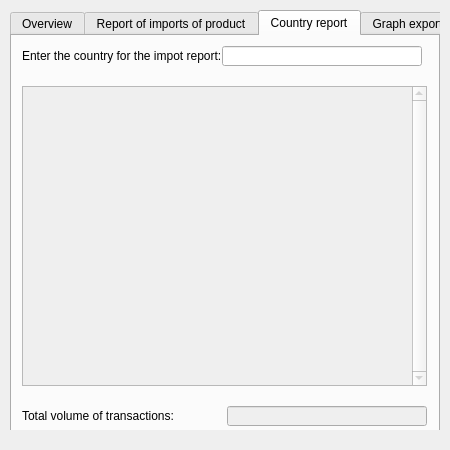
<?xml version="1.0" encoding="UTF-8"?>
<ui version="4.0">
 <class>MainWindow</class>
 <widget class="QMainWindow" name="MainWindow">
  <property name="geometry">
   <rect>
    <x>0</x>
    <y>0</y>
    <width>450</width>
    <height>450</height>
   </rect>
  </property>
  <property name="minimumSize">
   <size>
    <width>450</width>
    <height>450</height>
   </size>
  </property>
  <property name="maximumSize">
   <size>
    <width>450</width>
    <height>450</height>
   </size>
  </property>
  <property name="baseSize">
   <size>
    <width>450</width>
    <height>450</height>
   </size>
  </property>
  <property name="windowTitle">
   <string>Practice 3</string>
  </property>
  <widget class="QWidget" name="centralWidget">
   <widget class="QTabWidget" name="tabBarMain">
    <property name="geometry">
     <rect>
      <x>10</x>
      <y>10</y>
      <width>430</width>
      <height>430</height>
     </rect>
    </property>
    <property name="minimumSize">
     <size>
      <width>430</width>
      <height>430</height>
     </size>
    </property>
    <property name="maximumSize">
     <size>
      <width>430</width>
      <height>430</height>
     </size>
    </property>
    <property name="baseSize">
     <size>
      <width>430</width>
      <height>430</height>
     </size>
    </property>
    <property name="layoutDirection">
     <enum>Qt::LeftToRight</enum>
    </property>
    <property name="tabPosition">
     <enum>QTabWidget::North</enum>
    </property>
    <property name="currentIndex">
     <number>2</number>
    </property>
    <property name="iconSize">
     <size>
      <width>16</width>
      <height>16</height>
     </size>
    </property>
    <property name="usesScrollButtons">
     <bool>false</bool>
    </property>
    <widget class="QWidget" name="tabOverview">
     <attribute name="title">
      <string>Overview</string>
     </attribute>
     <widget class="QTableView" name="tblMainOverview">
      <property name="geometry">
       <rect>
        <x>10</x>
        <y>10</y>
        <width>405</width>
        <height>350</height>
       </rect>
      </property>
      <property name="minimumSize">
       <size>
        <width>405</width>
        <height>350</height>
       </size>
      </property>
      <property name="maximumSize">
       <size>
        <width>405</width>
        <height>350</height>
       </size>
      </property>
      <property name="baseSize">
       <size>
        <width>405</width>
        <height>350</height>
       </size>
      </property>
      <property name="verticalScrollBarPolicy">
       <enum>Qt::ScrollBarAlwaysOn</enum>
      </property>
      <property name="horizontalScrollBarPolicy">
       <enum>Qt::ScrollBarAlwaysOff</enum>
      </property>
      <property name="alternatingRowColors">
       <bool>true</bool>
      </property>
      <property name="selectionMode">
       <enum>QAbstractItemView::SingleSelection</enum>
      </property>
      <property name="selectionBehavior">
       <enum>QAbstractItemView::SelectRows</enum>
      </property>
      <property name="sortingEnabled">
       <bool>true</bool>
      </property>
      <attribute name="horizontalHeaderDefaultSectionSize">
       <number>70</number>
      </attribute>
      <attribute name="horizontalHeaderHighlightSections">
       <bool>false</bool>
      </attribute>
      <attribute name="horizontalHeaderMinimumSectionSize">
       <number>50</number>
      </attribute>
      <attribute name="horizontalHeaderStretchLastSection">
       <bool>true</bool>
      </attribute>
      <attribute name="verticalHeaderMinimumSectionSize">
       <number>30</number>
      </attribute>
     </widget>
     <widget class="QLabel" name="lblExportLeadingCountry">
      <property name="geometry">
       <rect>
        <x>15</x>
        <y>370</y>
        <width>250</width>
        <height>20</height>
       </rect>
      </property>
      <property name="minimumSize">
       <size>
        <width>250</width>
        <height>20</height>
       </size>
      </property>
      <property name="maximumSize">
       <size>
        <width>250</width>
        <height>20</height>
       </size>
      </property>
      <property name="baseSize">
       <size>
        <width>250</width>
        <height>20</height>
       </size>
      </property>
      <property name="text">
       <string>Leading exporter:</string>
      </property>
     </widget>
     <widget class="QLineEdit" name="outExportLeadingCountry">
      <property name="enabled">
       <bool>false</bool>
      </property>
      <property name="geometry">
       <rect>
        <x>215</x>
        <y>370</y>
        <width>200</width>
        <height>20</height>
       </rect>
      </property>
      <property name="minimumSize">
       <size>
        <width>200</width>
        <height>20</height>
       </size>
      </property>
      <property name="maximumSize">
       <size>
        <width>200</width>
        <height>20</height>
       </size>
      </property>
      <property name="baseSize">
       <size>
        <width>200</width>
        <height>20</height>
       </size>
      </property>
      <property name="cursor">
       <cursorShape>ArrowCursor</cursorShape>
      </property>
      <property name="mouseTracking">
       <bool>false</bool>
      </property>
      <property name="focusPolicy">
       <enum>Qt::NoFocus</enum>
      </property>
      <property name="acceptDrops">
       <bool>false</bool>
      </property>
      <property name="maxLength">
       <number>40</number>
      </property>
      <property name="alignment">
       <set>Qt::AlignCenter</set>
      </property>
      <property name="readOnly">
       <bool>true</bool>
      </property>
     </widget>
    </widget>
    <widget class="QWidget" name="tabImportProductReport">
     <attribute name="title">
      <string>Report of imports of product</string>
     </attribute>
     <widget class="QLineEdit" name="iptImportProductReport">
      <property name="enabled">
       <bool>true</bool>
      </property>
      <property name="geometry">
       <rect>
        <x>210</x>
        <y>10</y>
        <width>200</width>
        <height>20</height>
       </rect>
      </property>
      <property name="minimumSize">
       <size>
        <width>200</width>
        <height>20</height>
       </size>
      </property>
      <property name="maximumSize">
       <size>
        <width>200</width>
        <height>20</height>
       </size>
      </property>
      <property name="baseSize">
       <size>
        <width>200</width>
        <height>20</height>
       </size>
      </property>
      <property name="cursor">
       <cursorShape>ArrowCursor</cursorShape>
      </property>
      <property name="mouseTracking">
       <bool>true</bool>
      </property>
      <property name="focusPolicy">
       <enum>Qt::StrongFocus</enum>
      </property>
      <property name="acceptDrops">
       <bool>true</bool>
      </property>
      <property name="maxLength">
       <number>40</number>
      </property>
      <property name="alignment">
       <set>Qt::AlignLeading|Qt::AlignLeft|Qt::AlignVCenter</set>
      </property>
      <property name="dragEnabled">
       <bool>true</bool>
      </property>
      <property name="readOnly">
       <bool>false</bool>
      </property>
      <property name="clearButtonEnabled">
       <bool>true</bool>
      </property>
     </widget>
     <widget class="QTableView" name="tblImportProductReport">
      <property name="enabled">
       <bool>false</bool>
      </property>
      <property name="geometry">
       <rect>
        <x>10</x>
        <y>50</y>
        <width>405</width>
        <height>300</height>
       </rect>
      </property>
      <property name="minimumSize">
       <size>
        <width>405</width>
        <height>300</height>
       </size>
      </property>
      <property name="maximumSize">
       <size>
        <width>405</width>
        <height>300</height>
       </size>
      </property>
      <property name="baseSize">
       <size>
        <width>405</width>
        <height>300</height>
       </size>
      </property>
      <property name="verticalScrollBarPolicy">
       <enum>Qt::ScrollBarAlwaysOn</enum>
      </property>
      <property name="horizontalScrollBarPolicy">
       <enum>Qt::ScrollBarAlwaysOff</enum>
      </property>
      <property name="sortingEnabled">
       <bool>true</bool>
      </property>
      <attribute name="horizontalHeaderDefaultSectionSize">
       <number>70</number>
      </attribute>
      <attribute name="horizontalHeaderMinimumSectionSize">
       <number>50</number>
      </attribute>
      <attribute name="horizontalHeaderStretchLastSection">
       <bool>true</bool>
      </attribute>
      <attribute name="verticalHeaderMinimumSectionSize">
       <number>30</number>
      </attribute>
     </widget>
     <widget class="QLabel" name="lblImportProductReport">
      <property name="geometry">
       <rect>
        <x>10</x>
        <y>10</y>
        <width>250</width>
        <height>20</height>
       </rect>
      </property>
      <property name="minimumSize">
       <size>
        <width>250</width>
        <height>20</height>
       </size>
      </property>
      <property name="maximumSize">
       <size>
        <width>250</width>
        <height>20</height>
       </size>
      </property>
      <property name="baseSize">
       <size>
        <width>250</width>
        <height>20</height>
       </size>
      </property>
      <property name="text">
       <string>Enter the product for the impot report:</string>
      </property>
     </widget>
     <widget class="QLabel" name="lblImportProductReportSummary">
      <property name="geometry">
       <rect>
        <x>10</x>
        <y>370</y>
        <width>250</width>
        <height>20</height>
       </rect>
      </property>
      <property name="minimumSize">
       <size>
        <width>250</width>
        <height>20</height>
       </size>
      </property>
      <property name="maximumSize">
       <size>
        <width>250</width>
        <height>20</height>
       </size>
      </property>
      <property name="baseSize">
       <size>
        <width>250</width>
        <height>20</height>
       </size>
      </property>
      <property name="text">
       <string>Total volume of transactions:</string>
      </property>
     </widget>
     <widget class="QLineEdit" name="outImportProductReportSummary">
      <property name="enabled">
       <bool>false</bool>
      </property>
      <property name="geometry">
       <rect>
        <x>215</x>
        <y>370</y>
        <width>200</width>
        <height>20</height>
       </rect>
      </property>
      <property name="minimumSize">
       <size>
        <width>200</width>
        <height>20</height>
       </size>
      </property>
      <property name="maximumSize">
       <size>
        <width>200</width>
        <height>20</height>
       </size>
      </property>
      <property name="baseSize">
       <size>
        <width>200</width>
        <height>20</height>
       </size>
      </property>
      <property name="cursor">
       <cursorShape>ArrowCursor</cursorShape>
      </property>
      <property name="mouseTracking">
       <bool>false</bool>
      </property>
      <property name="focusPolicy">
       <enum>Qt::NoFocus</enum>
      </property>
      <property name="acceptDrops">
       <bool>false</bool>
      </property>
      <property name="maxLength">
       <number>40</number>
      </property>
      <property name="alignment">
       <set>Qt::AlignCenter</set>
      </property>
      <property name="readOnly">
       <bool>true</bool>
      </property>
     </widget>
    </widget>
    <widget class="QWidget" name="tabImportCountryReport">
     <attribute name="title">
      <string>Country report</string>
     </attribute>
     <widget class="QTableView" name="tblImportCountryReport">
      <property name="enabled">
       <bool>false</bool>
      </property>
      <property name="geometry">
       <rect>
        <x>10</x>
        <y>50</y>
        <width>405</width>
        <height>300</height>
       </rect>
      </property>
      <property name="minimumSize">
       <size>
        <width>405</width>
        <height>300</height>
       </size>
      </property>
      <property name="maximumSize">
       <size>
        <width>405</width>
        <height>300</height>
       </size>
      </property>
      <property name="baseSize">
       <size>
        <width>405</width>
        <height>340</height>
       </size>
      </property>
      <property name="verticalScrollBarPolicy">
       <enum>Qt::ScrollBarAlwaysOn</enum>
      </property>
      <property name="horizontalScrollBarPolicy">
       <enum>Qt::ScrollBarAlwaysOff</enum>
      </property>
      <property name="sortingEnabled">
       <bool>true</bool>
      </property>
      <attribute name="horizontalHeaderDefaultSectionSize">
       <number>70</number>
      </attribute>
      <attribute name="horizontalHeaderMinimumSectionSize">
       <number>50</number>
      </attribute>
      <attribute name="horizontalHeaderStretchLastSection">
       <bool>true</bool>
      </attribute>
      <attribute name="verticalHeaderMinimumSectionSize">
       <number>30</number>
      </attribute>
     </widget>
     <widget class="QLabel" name="lblImportCountryReport">
      <property name="geometry">
       <rect>
        <x>10</x>
        <y>10</y>
        <width>250</width>
        <height>20</height>
       </rect>
      </property>
      <property name="minimumSize">
       <size>
        <width>250</width>
        <height>20</height>
       </size>
      </property>
      <property name="maximumSize">
       <size>
        <width>250</width>
        <height>20</height>
       </size>
      </property>
      <property name="baseSize">
       <size>
        <width>250</width>
        <height>20</height>
       </size>
      </property>
      <property name="text">
       <string>Enter the country for the impot report:</string>
      </property>
     </widget>
     <widget class="QLineEdit" name="iptImportCountryReport">
      <property name="enabled">
       <bool>true</bool>
      </property>
      <property name="geometry">
       <rect>
        <x>210</x>
        <y>10</y>
        <width>200</width>
        <height>20</height>
       </rect>
      </property>
      <property name="minimumSize">
       <size>
        <width>200</width>
        <height>20</height>
       </size>
      </property>
      <property name="maximumSize">
       <size>
        <width>200</width>
        <height>20</height>
       </size>
      </property>
      <property name="baseSize">
       <size>
        <width>200</width>
        <height>20</height>
       </size>
      </property>
      <property name="cursor">
       <cursorShape>ArrowCursor</cursorShape>
      </property>
      <property name="mouseTracking">
       <bool>true</bool>
      </property>
      <property name="focusPolicy">
       <enum>Qt::StrongFocus</enum>
      </property>
      <property name="acceptDrops">
       <bool>true</bool>
      </property>
      <property name="maxLength">
       <number>40</number>
      </property>
      <property name="alignment">
       <set>Qt::AlignLeading|Qt::AlignLeft|Qt::AlignVCenter</set>
      </property>
      <property name="dragEnabled">
       <bool>true</bool>
      </property>
      <property name="readOnly">
       <bool>false</bool>
      </property>
      <property name="clearButtonEnabled">
       <bool>true</bool>
      </property>
     </widget>
     <widget class="QLabel" name="lblImportCountryReportSummary">
      <property name="geometry">
       <rect>
        <x>10</x>
        <y>370</y>
        <width>250</width>
        <height>20</height>
       </rect>
      </property>
      <property name="minimumSize">
       <size>
        <width>250</width>
        <height>20</height>
       </size>
      </property>
      <property name="maximumSize">
       <size>
        <width>250</width>
        <height>20</height>
       </size>
      </property>
      <property name="baseSize">
       <size>
        <width>250</width>
        <height>20</height>
       </size>
      </property>
      <property name="text">
       <string>Total volume of transactions:</string>
      </property>
     </widget>
     <widget class="QLineEdit" name="outImportCountryReportSummary">
      <property name="enabled">
       <bool>false</bool>
      </property>
      <property name="geometry">
       <rect>
        <x>215</x>
        <y>370</y>
        <width>200</width>
        <height>20</height>
       </rect>
      </property>
      <property name="minimumSize">
       <size>
        <width>200</width>
        <height>20</height>
       </size>
      </property>
      <property name="maximumSize">
       <size>
        <width>200</width>
        <height>20</height>
       </size>
      </property>
      <property name="baseSize">
       <size>
        <width>200</width>
        <height>20</height>
       </size>
      </property>
      <property name="cursor">
       <cursorShape>ArrowCursor</cursorShape>
      </property>
      <property name="mouseTracking">
       <bool>false</bool>
      </property>
      <property name="focusPolicy">
       <enum>Qt::NoFocus</enum>
      </property>
      <property name="acceptDrops">
       <bool>false</bool>
      </property>
      <property name="maxLength">
       <number>40</number>
      </property>
      <property name="alignment">
       <set>Qt::AlignCenter</set>
      </property>
      <property name="readOnly">
       <bool>true</bool>
      </property>
     </widget>
    </widget>
    <widget class="QWidget" name="tabGraphExport">
     <attribute name="title">
      <string>Graph export</string>
     </attribute>
     <widget class="QLineEdit" name="iptGraphExport">
      <property name="enabled">
       <bool>true</bool>
      </property>
      <property name="geometry">
       <rect>
        <x>210</x>
        <y>10</y>
        <width>200</width>
        <height>20</height>
       </rect>
      </property>
      <property name="minimumSize">
       <size>
        <width>200</width>
        <height>20</height>
       </size>
      </property>
      <property name="maximumSize">
       <size>
        <width>200</width>
        <height>20</height>
       </size>
      </property>
      <property name="baseSize">
       <size>
        <width>200</width>
        <height>20</height>
       </size>
      </property>
      <property name="cursor">
       <cursorShape>ArrowCursor</cursorShape>
      </property>
      <property name="mouseTracking">
       <bool>true</bool>
      </property>
      <property name="focusPolicy">
       <enum>Qt::StrongFocus</enum>
      </property>
      <property name="acceptDrops">
       <bool>true</bool>
      </property>
      <property name="maxLength">
       <number>40</number>
      </property>
      <property name="clearButtonEnabled">
       <bool>true</bool>
      </property>
     </widget>
     <widget class="QLabel" name="lblGraphExport">
      <property name="geometry">
       <rect>
        <x>10</x>
        <y>10</y>
        <width>250</width>
        <height>20</height>
       </rect>
      </property>
      <property name="minimumSize">
       <size>
        <width>250</width>
        <height>20</height>
       </size>
      </property>
      <property name="maximumSize">
       <size>
        <width>250</width>
        <height>20</height>
       </size>
      </property>
      <property name="baseSize">
       <size>
        <width>250</width>
        <height>20</height>
       </size>
      </property>
      <property name="text">
       <string>Enter the product for which graph for:</string>
      </property>
     </widget>
     <widget class="QWidget" name="wdgGraphExport" native="true">
      <property name="geometry">
       <rect>
        <x>10</x>
        <y>40</y>
        <width>401</width>
        <height>341</height>
       </rect>
      </property>
     </widget>
    </widget>
   </widget>
  </widget>
  <widget class="QStatusBar" name="statusBar">
   <property name="minimumSize">
    <size>
     <width>450</width>
     <height>20</height>
    </size>
   </property>
   <property name="maximumSize">
    <size>
     <width>450</width>
     <height>20</height>
    </size>
   </property>
   <property name="baseSize">
    <size>
     <width>450</width>
     <height>20</height>
    </size>
   </property>
   <property name="sizeGripEnabled">
    <bool>false</bool>
   </property>
  </widget>
 </widget>
 <layoutdefault spacing="6" margin="11"/>
 <resources/>
 <connections/>
 <slots>
  <slot>on_iptImportProductReport_enter()</slot>
  <slot>on_iptImportCountryReport_enter()</slot>
  <slot>on_iptGraphExport_enter()</slot>
 </slots>
</ui>
